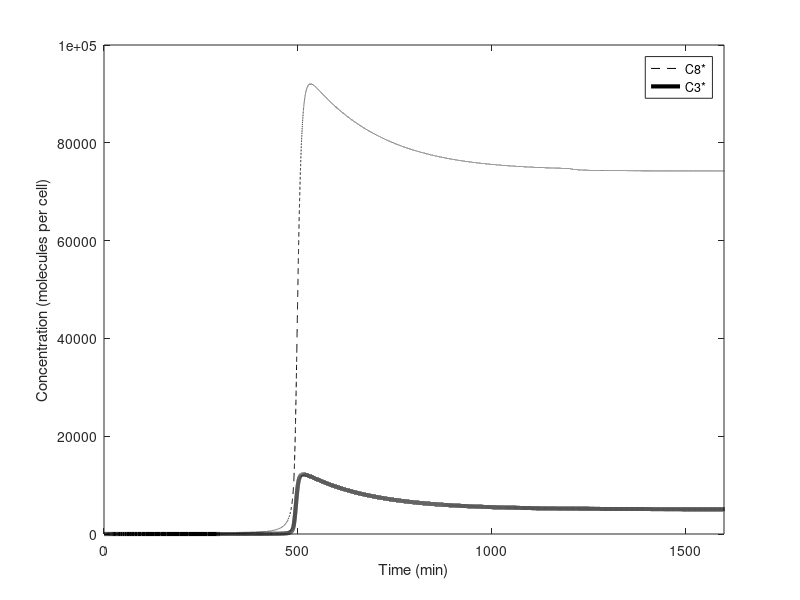

MATLAB code to generate this figure:
%file apoptosis.m
%Model of apoptosis signalling pathway
%modified from Eissing et al. (2004) Journal of Biological Chemistry 279, pp.
%36892-36897
%Figure 6.16

function apoptosis

%declare parameters
global k1 ;
global k2;
global k3;
global k4;
global k5;
global k6;
global k7;
global k8 ;
global k9 ;
global k10 ;
global k11 ;
global k12 ;
global k13;
global k14 ;
global k15 ;
global k16;
global k17;
global k18;
global k19;
global input;

%assign paramter values
k1=507; 
k2=3.9e-3;
k3=1e-5;  
k4=5.8e-3; 
k5=5e-4; 
k6=0.21; 
k7=81.9; 
k8=3.9e-3; 
k9=5.8e-6; 
k10=5.8e-3;
k11=5e-4; 
k12=0.21; 
k13=40; 
k14=1e-3;
k15=464; 
k16=1.16e-2; 
k17=3e-4; 
k18=1.16e-2;
k19=1.73e-2; 

input=0;

%assign initial condition.  These values were taken from a previous
%simulation run to steadt state with input=0
%state vector S=[C8 C8star C3 C3star BAR IAP C8starBAR C3starIAP]
 S0=1e5*[ 1.30 0 0.21 0 0.4 0.4 0 0];
 
%run simulation
ODEFUN=@dSdt;
[t,S]=ode45(ODEFUN, [0,1800], S0);

%generate figure 6.16
figure(1)
set(gca,'fontsize',14)
plot(t, S(:,2), 'k--', t, S(:,4), 'k', 'Linewidth', 3)
legend('C8*', 'C3*')
axis([0 1600 0 100000])
xlabel('Time (min)')
ylabel('Concentration (molecules per cell)')


end

%dynamics
function dS = dSdt(t,S)

global k1 ;
global k2;
global k3;
global k4;
global k5;
global k6;
global k7;
global k8 ;
global k9 ;
global k10 ;
global k11 ;
global k12 ;
global k13;
global k14 ;
global k15 ;
global k16 ;
global k17 ;
global k18 ;
global k19;

global input;


%assign time-varying profile for parameter 'input'
input=0;

   if t>300 && t<300+900
       input=200;
   end

%assign state variables
C8=S(1);
C8star=S(2);
C3=S(3);
C3star=S(4);
BAR=S(5);
IAP=S(6);
C8starBAR=S(7);
C3starIAP=S(8);

%assign dynamics
dS=[k1 - k2*C8 - k3*(C3star+input)*C8;
    k3*(C3star+input)*C8- k4*C8star - k5*C8star*BAR + k6*C8starBAR;
    k7-k8*C3 - k9*C8star*C3;
    k9*C8star*C3 - k10*C3star-k11*C3star*IAP+k12*C3starIAP;
    k13 - k5*C8star*BAR + k6*C8starBAR - k14*BAR;
    k15 - k11*C3star*IAP+k12*C3starIAP - (k16+k17*C3star)*IAP;
    k5*C8star*BAR - k6*C8starBAR - k18*C8starBAR;
    k11*C3star*IAP - k12*C3starIAP - k19*C3starIAP];


end

